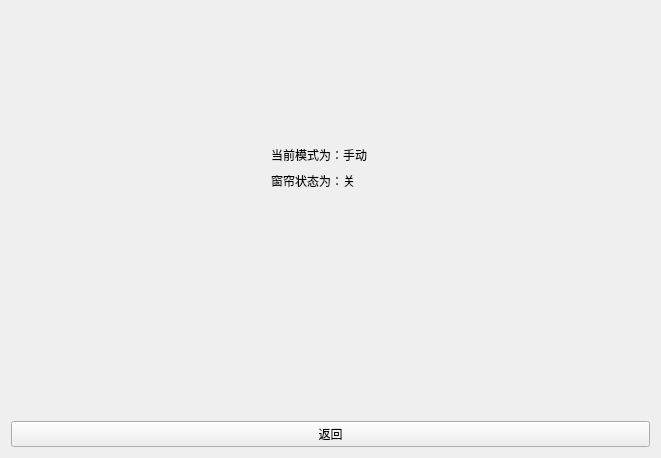
<?xml version="1.0" encoding="UTF-8"?>
<ui version="4.0">
 <class>MainWindow</class>
 <widget class="QMainWindow" name="MainWindow">
  <property name="geometry">
   <rect>
    <x>0</x>
    <y>0</y>
    <width>661</width>
    <height>458</height>
   </rect>
  </property>
  <property name="windowTitle">
   <string>MainWindow</string>
  </property>
  <widget class="QWidget" name="centralWidget">
   <layout class="QVBoxLayout" name="verticalLayout_2">
    <item>
     <layout class="QHBoxLayout" name="horizontalLayout_2">
      <item>
       <spacer name="horizontalSpacer">
        <property name="orientation">
         <enum>Qt::Horizontal</enum>
        </property>
        <property name="sizeHint" stdset="0">
         <size>
          <width>40</width>
          <height>20</height>
         </size>
        </property>
       </spacer>
      </item>
      <item>
       <widget class="QLabel" name="motorState">
        <property name="minimumSize">
         <size>
          <width>128</width>
          <height>128</height>
         </size>
        </property>
        <property name="text">
         <string/>
        </property>
       </widget>
      </item>
      <item>
       <spacer name="horizontalSpacer_2">
        <property name="orientation">
         <enum>Qt::Horizontal</enum>
        </property>
        <property name="sizeHint" stdset="0">
         <size>
          <width>40</width>
          <height>10</height>
         </size>
        </property>
       </spacer>
      </item>
     </layout>
    </item>
    <item>
     <layout class="QHBoxLayout" name="horizontalLayout">
      <item>
       <spacer name="horizontalSpacer_3">
        <property name="orientation">
         <enum>Qt::Horizontal</enum>
        </property>
        <property name="sizeHint" stdset="0">
         <size>
          <width>40</width>
          <height>20</height>
         </size>
        </property>
       </spacer>
      </item>
      <item>
       <widget class="QLabel" name="pattern">
        <property name="minimumSize">
         <size>
          <width>120</width>
          <height>0</height>
         </size>
        </property>
        <property name="text">
         <string>当前模式为：手动</string>
        </property>
       </widget>
      </item>
      <item>
       <spacer name="horizontalSpacer_4">
        <property name="orientation">
         <enum>Qt::Horizontal</enum>
        </property>
        <property name="sizeHint" stdset="0">
         <size>
          <width>40</width>
          <height>20</height>
         </size>
        </property>
       </spacer>
      </item>
     </layout>
    </item>
    <item>
     <layout class="QHBoxLayout" name="horizontalLayout_3">
      <item>
       <spacer name="horizontalSpacer_5">
        <property name="orientation">
         <enum>Qt::Horizontal</enum>
        </property>
        <property name="sizeHint" stdset="0">
         <size>
          <width>40</width>
          <height>20</height>
         </size>
        </property>
       </spacer>
      </item>
      <item>
       <widget class="QLabel" name="motorTextState">
        <property name="minimumSize">
         <size>
          <width>120</width>
          <height>0</height>
         </size>
        </property>
        <property name="text">
         <string>窗帘状态为：关</string>
        </property>
       </widget>
      </item>
      <item>
       <spacer name="horizontalSpacer_6">
        <property name="orientation">
         <enum>Qt::Horizontal</enum>
        </property>
        <property name="sizeHint" stdset="0">
         <size>
          <width>40</width>
          <height>20</height>
         </size>
        </property>
       </spacer>
      </item>
     </layout>
    </item>
    <item>
     <layout class="QVBoxLayout" name="verticalLayout">
      <item>
       <spacer name="verticalSpacer">
        <property name="orientation">
         <enum>Qt::Vertical</enum>
        </property>
        <property name="sizeHint" stdset="0">
         <size>
          <width>20</width>
          <height>40</height>
         </size>
        </property>
       </spacer>
      </item>
      <item>
       <widget class="QPushButton" name="back">
        <property name="text">
         <string>返回</string>
        </property>
       </widget>
      </item>
     </layout>
    </item>
   </layout>
  </widget>
 </widget>
 <layoutdefault spacing="6" margin="11"/>
 <resources/>
 <connections/>
</ui>
